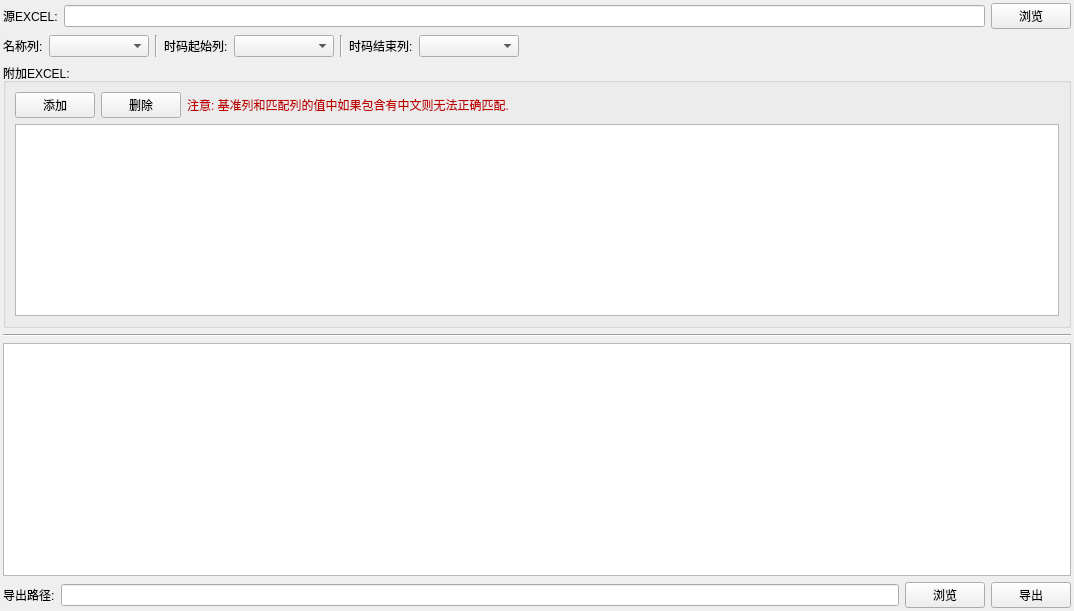
<?xml version="1.0" encoding="UTF-8"?>
<ui version="4.0">
 <class>merge_excel_widget</class>
 <widget class="QWidget" name="merge_excel_widget">
  <property name="geometry">
   <rect>
    <x>0</x>
    <y>0</y>
    <width>1074</width>
    <height>611</height>
   </rect>
  </property>
  <property name="windowTitle">
   <string>Form</string>
  </property>
  <layout class="QVBoxLayout" name="verticalLayout_2" stretch="0,0,0,0,1,0">
   <property name="margin">
    <number>3</number>
   </property>
   <item>
    <layout class="QHBoxLayout" name="horizontalLayout">
     <item>
      <widget class="QLabel" name="source_label">
       <property name="text">
        <string>源EXCEL:</string>
       </property>
      </widget>
     </item>
     <item>
      <widget class="QLineEdit" name="source_line_edit"/>
     </item>
     <item>
      <widget class="QPushButton" name="source_browse_btn">
       <property name="text">
        <string>浏览</string>
       </property>
      </widget>
     </item>
    </layout>
   </item>
   <item>
    <layout class="QHBoxLayout" name="horizontalLayout_4">
     <property name="margin">
      <number>0</number>
     </property>
     <item>
      <widget class="QLabel" name="base_column_label">
       <property name="text">
        <string>名称列:</string>
       </property>
      </widget>
     </item>
     <item>
      <widget class="QComboBox" name="base_column_combo_box">
       <property name="minimumSize">
        <size>
         <width>100</width>
         <height>0</height>
        </size>
       </property>
       <property name="sizeAdjustPolicy">
        <enum>QComboBox::AdjustToContents</enum>
       </property>
       <property name="frame">
        <bool>true</bool>
       </property>
      </widget>
     </item>
     <item>
      <widget class="Line" name="line_2">
       <property name="orientation">
        <enum>Qt::Vertical</enum>
       </property>
      </widget>
     </item>
     <item>
      <widget class="QLabel" name="start_column_label">
       <property name="text">
        <string>时码起始列:</string>
       </property>
      </widget>
     </item>
     <item>
      <widget class="QComboBox" name="start_column_combo_box">
       <property name="minimumSize">
        <size>
         <width>100</width>
         <height>0</height>
        </size>
       </property>
       <property name="sizeAdjustPolicy">
        <enum>QComboBox::AdjustToContents</enum>
       </property>
      </widget>
     </item>
     <item>
      <widget class="Line" name="line_3">
       <property name="orientation">
        <enum>Qt::Vertical</enum>
       </property>
      </widget>
     </item>
     <item>
      <widget class="QLabel" name="end_column_label">
       <property name="text">
        <string>时码结束列:</string>
       </property>
      </widget>
     </item>
     <item>
      <widget class="QComboBox" name="end_column_combo_box">
       <property name="minimumSize">
        <size>
         <width>100</width>
         <height>0</height>
        </size>
       </property>
       <property name="sizeAdjustPolicy">
        <enum>QComboBox::AdjustToContents</enum>
       </property>
      </widget>
     </item>
     <item>
      <spacer name="horizontalSpacer_3">
       <property name="orientation">
        <enum>Qt::Horizontal</enum>
       </property>
       <property name="sizeHint" stdset="0">
        <size>
         <width>40</width>
         <height>20</height>
        </size>
       </property>
      </spacer>
     </item>
    </layout>
   </item>
   <item>
    <widget class="QGroupBox" name="addition_group_box">
     <property name="title">
      <string>附加EXCEL:</string>
     </property>
     <layout class="QVBoxLayout" name="verticalLayout">
      <item>
       <layout class="QHBoxLayout" name="horizontalLayout_3">
        <property name="margin">
         <number>0</number>
        </property>
        <item>
         <widget class="QPushButton" name="add_btn">
          <property name="text">
           <string>添加</string>
          </property>
         </widget>
        </item>
        <item>
         <widget class="QPushButton" name="del_btn">
          <property name="text">
           <string>删除</string>
          </property>
         </widget>
        </item>
        <item>
         <widget class="QLabel" name="label">
          <property name="styleSheet">
           <string notr="true">color: rgb(191, 0, 0);</string>
          </property>
          <property name="text">
           <string>注意: 基准列和匹配列的值中如果包含有中文则无法正确匹配.</string>
          </property>
         </widget>
        </item>
        <item>
         <spacer name="horizontalSpacer">
          <property name="orientation">
           <enum>Qt::Horizontal</enum>
          </property>
          <property name="sizeHint" stdset="0">
           <size>
            <width>40</width>
            <height>20</height>
           </size>
          </property>
         </spacer>
        </item>
       </layout>
      </item>
      <item>
       <widget class="QTableView" name="addition_table_view"/>
      </item>
     </layout>
    </widget>
   </item>
   <item>
    <widget class="Line" name="line">
     <property name="orientation">
      <enum>Qt::Horizontal</enum>
     </property>
    </widget>
   </item>
   <item>
    <widget class="QTableView" name="result_table_view"/>
   </item>
   <item>
    <layout class="QHBoxLayout" name="horizontalLayout_2">
     <item>
      <widget class="QLabel" name="export_label">
       <property name="text">
        <string>导出路径:</string>
       </property>
      </widget>
     </item>
     <item>
      <widget class="QLineEdit" name="export_line_edit"/>
     </item>
     <item>
      <widget class="QPushButton" name="export_browse_btn">
       <property name="text">
        <string>浏览</string>
       </property>
      </widget>
     </item>
     <item>
      <widget class="QPushButton" name="export_btn">
       <property name="text">
        <string>导出</string>
       </property>
      </widget>
     </item>
    </layout>
   </item>
  </layout>
 </widget>
 <resources/>
 <connections/>
</ui>
